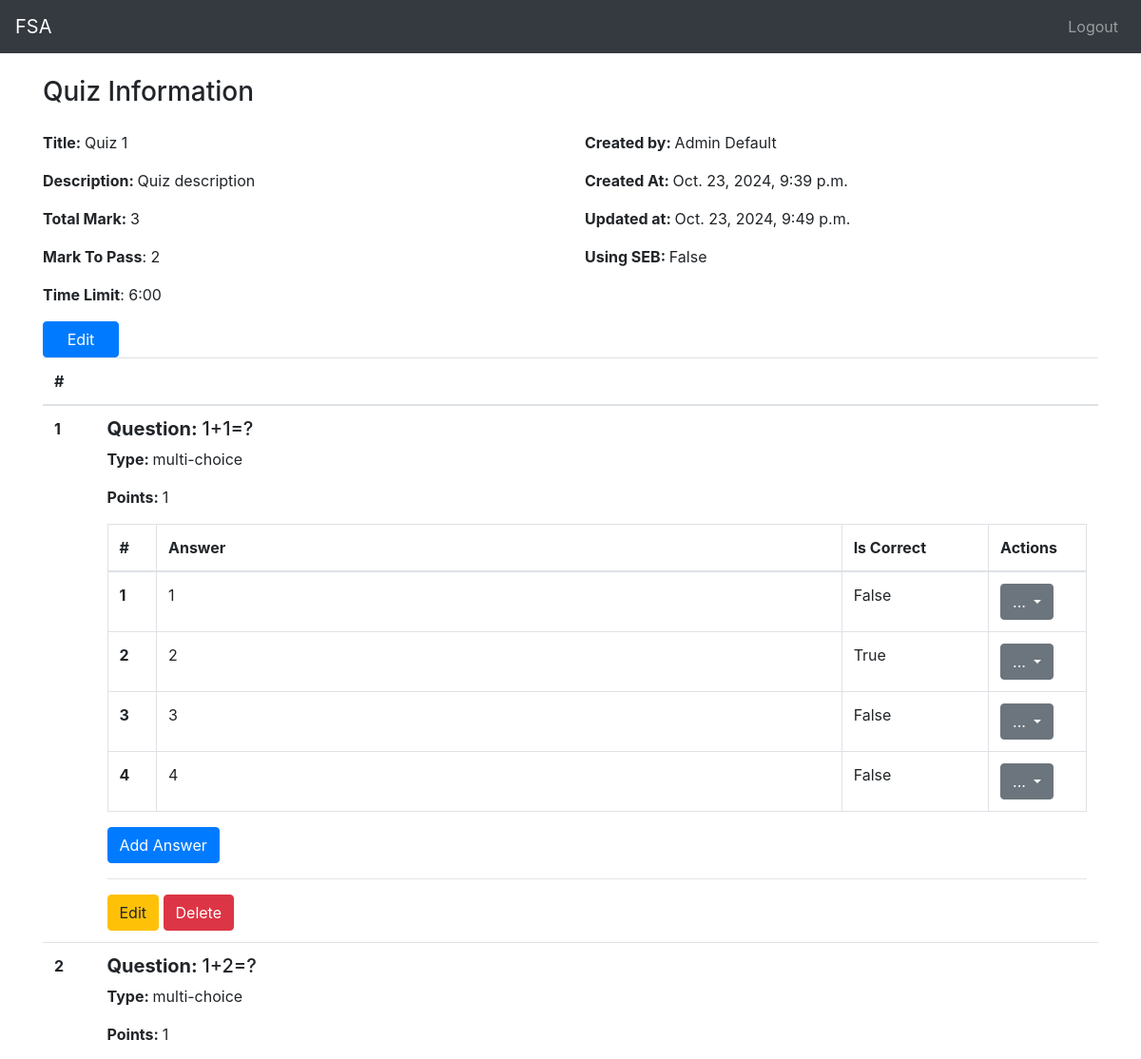
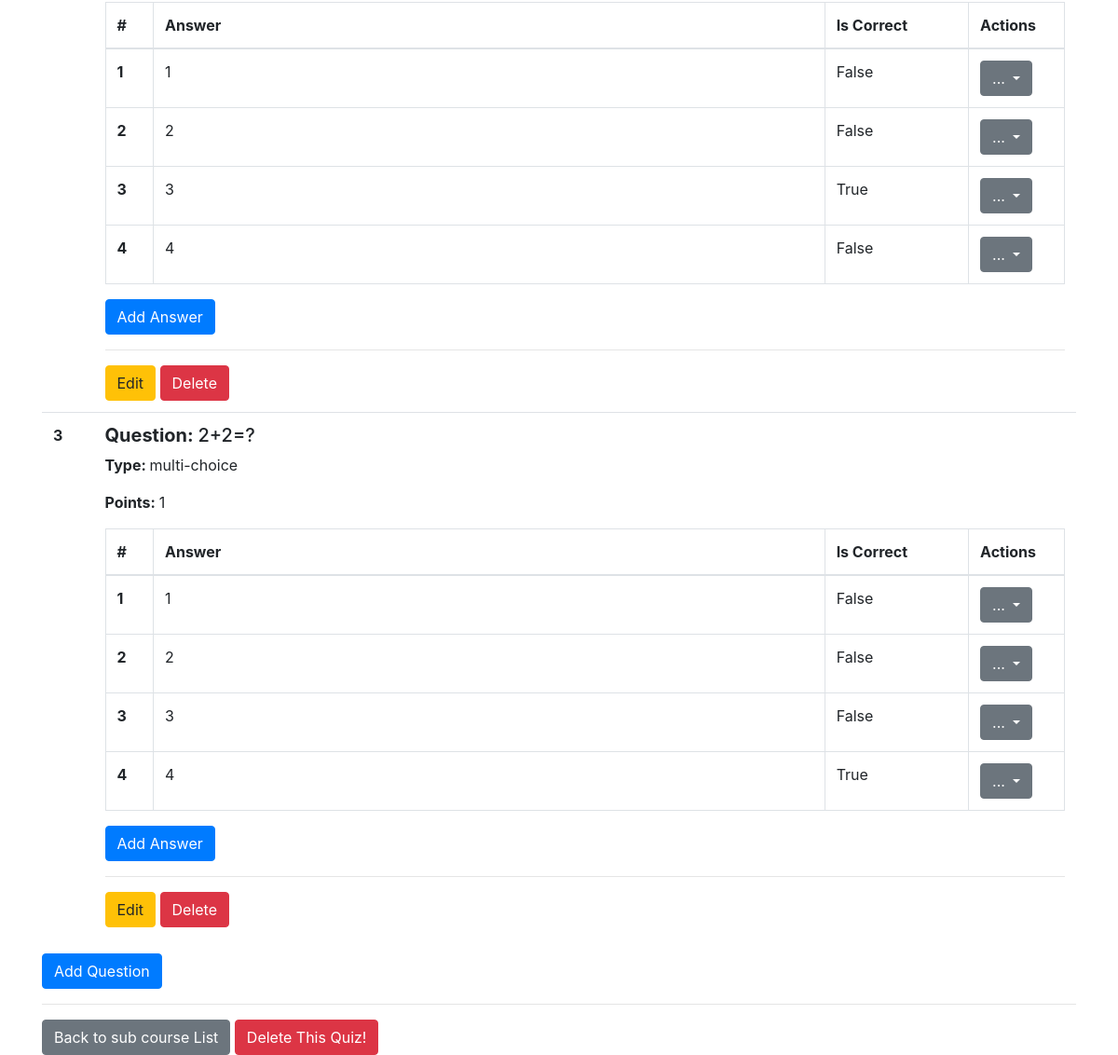
Screenshot of /course/1/sub_course/1/quiz/1/detail/ (signed in) with the database file from the repository (2 pictures, top to bottom).
### course/models.py (models this page shows, shortened)
class Quiz(models.Model):
    quiz_title = models.CharField(max_length=255)
    quiz_description = models.TextField(blank=True, null=True, max_length=500)
    total_mark = models.IntegerField()
    mark_to_pass = models.IntegerField()
    time_limit = models.IntegerField(null=True, default=0)
    using_seb = models.BooleanField(default=False)
    order = models.IntegerField()
    created_by = models.ForeignKey(User, on_delete= models.SET_NULL, null=True, related_name="quiz_created")
    sub_course = models.ForeignKey(Sub_Course, on_delete=models.CASCADE, related_name='quizzes')
    created_at = models.DateTimeField(auto_now_add=True)
    updated_at = models.DateTimeField(auto_now=True)
    class Meta:
        unique_together = ('order', 'sub_course')

class Question(models.Model):
    question_text = models.TextField()
    question_type = models.CharField(max_length=50)
    points = models.IntegerField()
    quiz = models.ForeignKey(Quiz, on_delete= models.CASCADE, related_name="questions")

class Answer_Option(models.Model):
    option_text = models.CharField(max_length=255)
    is_correct = models.BooleanField(default=False)
    question = models.ForeignKey(Question, on_delete=models.CASCADE, related_name='answer_options')

### user/models.py (models this page shows, shortened)
class User(AbstractUser):
    full_name = models.CharField(max_length=255, blank=True, null=True)
    role = models.ForeignKey(Role, on_delete=models.SET_NULL, null=True, blank=True)

### course/views/quiz_management.py (the view)
# urls.py: path('<int:course_pk>/sub_course/<int:sub_course_pk>/quiz/<int:quiz_pk>/detail/',quiz_management.quiz_detail,name='quiz_detail'),
@login_required
@user_passes_test(block_student)
def quiz_detail(request, course_pk, sub_course_pk, quiz_pk):
    cache.set("last_sub_course_pk", sub_course_pk, timeout=60 * 5)
    module_groups = ModuleGroup.objects.all()
    course = get_object_or_404(Course, pk=course_pk)
    sub_course = get_object_or_404(Sub_Course, pk=sub_course_pk)
    quiz = get_object_or_404(Quiz, pk=quiz_pk)
    questions = Question.objects.filter(quiz=quiz)
    questions_and_answers = {}
    for question in questions:
        answers = Answer_Option.objects.filter(question=question)
        questions_and_answers[question] = answers
    context = {
        "course": course,
        "sub_course": sub_course,
        "quiz": quiz,
        "questions_and_answers": questions_and_answers,
    }
    return render(request, "quiz_management/quiz_detail.html", context)

### main/utils/block.py (called while the page is built)
def block_student(user):
    return user.role.role_name != 'Student'

### course/templates/quiz_management/quiz_detail.html (shortened to what this page needs)
{% extends 'base.html' %}
{% load static %}
{% block content %}
<div class="container mt-4">
    <h3 class="mb-4">Quiz Information</h3>
    <div class="row">
        <div class="col">
            <p><strong>Title: </strong>{{ quiz.quiz_title }}</p>
            <p><strong>Description: </strong>{{ quiz.quiz_description }}</p>
            <p><strong>Total Mark: </strong>{{ quiz.total_mark }}</p>
            <p><strong>Mark To Pass</strong>: {{ quiz.mark_to_pass }}</p>
            <p><strong>Time Limit</strong>: <span class="time">{{ quiz.time_limit }}</span></p>
        </div>
        <div class="col">
            <p><strong>Created by: </strong>{{ quiz.created_by.full_name }}</p>
            <p><strong>Created At: </strong>{{ quiz.created_at }}</p>
            <p><strong>Updated at: </strong>{{ quiz.updated_at }}</p>
            <p><strong>Using SEB: </strong>{{ quiz.using_seb }}</p>
        </div>
    </div>
    <a href="{% url 'course:quiz_edit' course.pk sub_course.pk quiz.pk%}" style="width: 5rem;"
        class="btn btn-primary">Edit</a>
    <table class="table table-hover">
        <thead>
            <tr>
                <th style="width: 5%;" scope="col">#</th>
                <th style="width: 95%;" scope="col"></th>
            </tr>
        </thead>
        <tbody>
            {% for question, answers in questions_and_answers.items %}
            <tr>
                <th scope="row">{{forloop.counter}}</th>
                <td>
                    <h5><strong>Question: </strong>{{question.question_text}}</h5>
                    <p><strong>Type: </strong>{{question.question_type}}</p>
                    <p><strong>Points: </strong>{{question.points}}</p>
                    <table class="table table-bordered">
                        <thead>
                            <tr>
                                <th style="width: 5%;" scope="col">#</th>
                                <th style="width: 70%;" scope="col">Answer</th>
                                <th style="width: 15%;" scope="col">Is Correct</th>
                                <th style="width: 10%;" scope="col">Actions</th>
                            </tr>
                        </thead>
                        <tbody>
                            {% for answer in answers %}
                            <tr>
                                <th scope="row">{{forloop.counter}}</th>
                                <td>{{answer.option_text}}</td>
                                <td>{{answer.is_correct}}</td>
                                <td>
                                    <div class="dropdown">
                                        <a class="btn btn-secondary dropdown-toggle" href="#" role="button"
                                            data-toggle="dropdown" aria-expanded="false">
                                            ...
                                        </a>
                                    </div>
                                </td>
                            </tr>
                            {% endfor %}
                        </tbody>
                    </table>
                    <a href="{% url 'course:answer_add' course.pk sub_course.pk quiz.pk question.pk%}" class="btn btn-primary">Add
                        Answer</a>
                    <hr>
                    <a href="{% url 'course:question_edit' course.pk sub_course.pk quiz.pk question.pk%}" class="btn btn-warning">Edit</a>
                    <a href="{% url 'course:question_delete' course.pk sub_course.pk quiz.pk question.pk%}" class="btn btn-danger">Delete</a>
                </td>
            </tr>
            {% endfor %}
        </tbody>
    </table>
    <a href="{% url 'course:question_add' course.pk sub_course.pk quiz.pk%}" class="btn btn-primary">Add Question</a>
    <hr>
    <a href="{% url 'course:sub_course_list' course.pk %}" class="btn btn-secondary">Back to sub course List</a>
    <a href="{% url 'course:quiz_delete' course.pk sub_course.pk quiz.pk%}" class="btn btn-danger">Delete This
        Quiz!</a>
</div>
{% endblock %}

### rows the page displays
Quiz: quiz_title "Quiz 1", quiz_description "Quiz description", total_mark "3", mark_to_pass "2", created_by.full_name "Admin Default", created_at "Oct. 23, 2024, 9:39 p.m.", updated_at "Oct. 23, 2024, 9:49 p.m.", using_seb "False"
Question: question_text "1+1=?", question_type "multi-choice", points "1"
Answer_Option: option_text "1", is_correct "False"
Answer_Option: option_text "2", is_correct "True"
Answer_Option: option_text "3", is_correct "False"
Answer_Option: option_text "4", is_correct "False"
Question: question_text "1+2=?", question_type "multi-choice", points "1"
Answer_Option: option_text "1", is_correct "False"
Answer_Option: option_text "2", is_correct "False"
Answer_Option: option_text "3", is_correct "True"
Answer_Option: option_text "4", is_correct "False"
Question: question_text "2+2=?", question_type "multi-choice", points "1"
Answer_Option: option_text "1", is_correct "False"
Answer_Option: option_text "2", is_correct "False"
Answer_Option: option_text "3", is_correct "False"
Answer_Option: option_text "4", is_correct "True"
